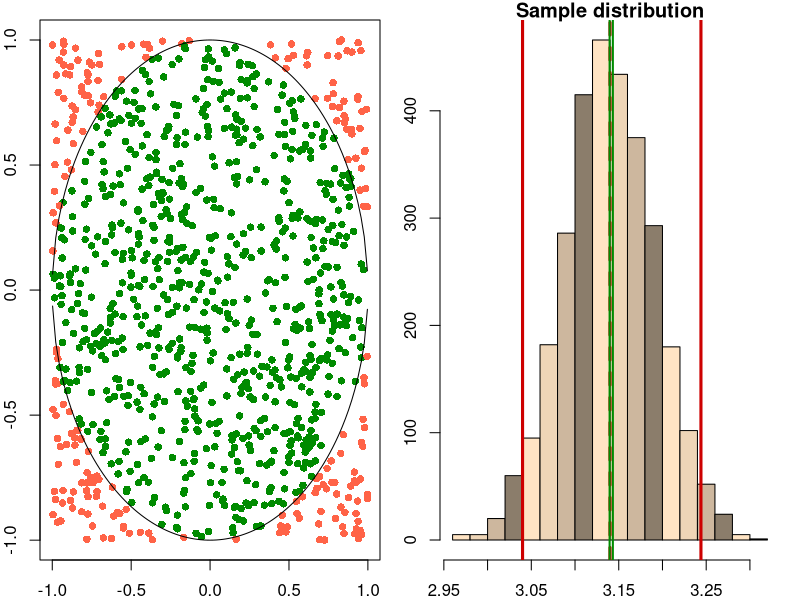

R code for this plot:
## ---- chunk 1
vec <- numeric(3000);
for(i in 1:3000){
   x1 <- runif(1000, -1, 1);
   x2 <- runif(1000, -1, 1);        
   vec[i] <- 4*mean(x1^2 + x2^2 < 1);
   }

myCol <- colors()[20:23];

opar <- par(mfrow = c(1, 2), mar = c(2,2,1,1));
plot(x1, x2, pch = 16, col = ifelse(x1^2 + x2^2 < 1, "green4", "tomato"));
curve(sqrt(1-x^2), add = TRUE);
curve(-sqrt(1-x^2), add = TRUE);
hist(vec, col = myCol, main = "Sample distribution", xlab = "Estimated Pi", ylab = "Frecuencies");
abline(v = quantile(vec, p = c(0.025, 0.5, 0.975)), col = "red3", lwd = 3, lty = c(1, 2, 1));
abline(v = t.test(vec)$conf.int, col = "green4", lwd = 2);
par(opar);
## ---- chunk 2
mean(vec);
## ---- chunk 3
print(summary(vec));
## ---- chunk 4
print(t.test(vec)$conf.int);
